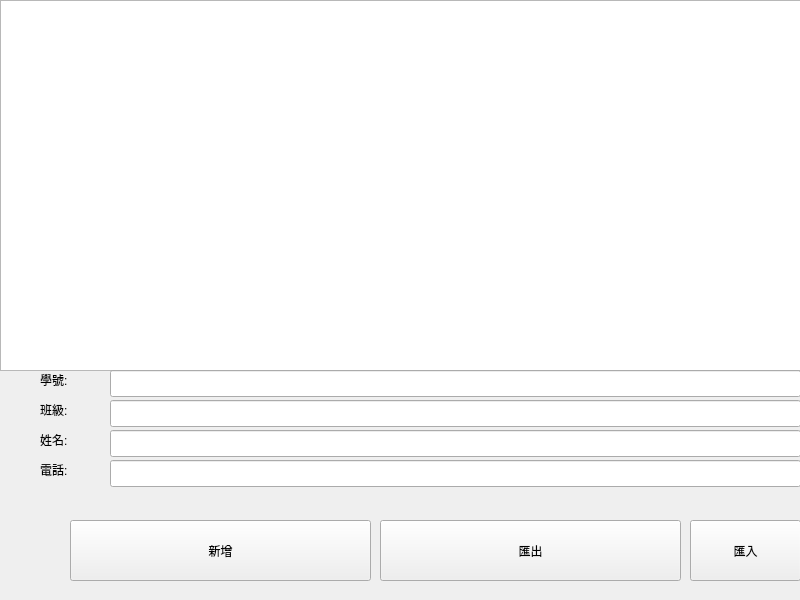
<?xml version="1.0" encoding="UTF-8"?>
<ui version="4.0">
 <class>MyWidget</class>
 <widget class="QWidget" name="MyWidget">
  <property name="geometry">
   <rect>
    <x>0</x>
    <y>0</y>
    <width>800</width>
    <height>600</height>
   </rect>
  </property>
  <property name="windowTitle">
   <string>MyWidget</string>
  </property>
  <widget class="QTableWidget" name="tableWidget">
   <property name="geometry">
    <rect>
     <x>0</x>
     <y>0</y>
     <width>801</width>
     <height>371</height>
    </rect>
   </property>
  </widget>
  <widget class="QLineEdit" name="lineEdit">
   <property name="geometry">
    <rect>
     <x>110</x>
     <y>370</y>
     <width>691</width>
     <height>27</height>
    </rect>
   </property>
  </widget>
  <widget class="QLabel" name="label">
   <property name="geometry">
    <rect>
     <x>40</x>
     <y>370</y>
     <width>63</width>
     <height>19</height>
    </rect>
   </property>
   <property name="text">
    <string>學號:</string>
   </property>
  </widget>
  <widget class="QLabel" name="label_2">
   <property name="geometry">
    <rect>
     <x>40</x>
     <y>400</y>
     <width>63</width>
     <height>19</height>
    </rect>
   </property>
   <property name="text">
    <string>班級:</string>
   </property>
  </widget>
  <widget class="QLabel" name="label_3">
   <property name="geometry">
    <rect>
     <x>40</x>
     <y>430</y>
     <width>63</width>
     <height>19</height>
    </rect>
   </property>
   <property name="text">
    <string>姓名:</string>
   </property>
  </widget>
  <widget class="QLabel" name="label_4">
   <property name="geometry">
    <rect>
     <x>40</x>
     <y>460</y>
     <width>63</width>
     <height>19</height>
    </rect>
   </property>
   <property name="text">
    <string>電話:</string>
   </property>
  </widget>
  <widget class="QPushButton" name="pushButton">
   <property name="geometry">
    <rect>
     <x>70</x>
     <y>520</y>
     <width>301</width>
     <height>61</height>
    </rect>
   </property>
   <property name="text">
    <string>新增</string>
   </property>
  </widget>
  <widget class="QPushButton" name="pushButton_2">
   <property name="geometry">
    <rect>
     <x>380</x>
     <y>520</y>
     <width>301</width>
     <height>61</height>
    </rect>
   </property>
   <property name="text">
    <string>匯出</string>
   </property>
  </widget>
  <widget class="QLineEdit" name="lineEdit_2">
   <property name="geometry">
    <rect>
     <x>110</x>
     <y>400</y>
     <width>691</width>
     <height>27</height>
    </rect>
   </property>
  </widget>
  <widget class="QLineEdit" name="lineEdit_3">
   <property name="geometry">
    <rect>
     <x>110</x>
     <y>430</y>
     <width>691</width>
     <height>27</height>
    </rect>
   </property>
  </widget>
  <widget class="QLineEdit" name="lineEdit_4">
   <property name="geometry">
    <rect>
     <x>110</x>
     <y>460</y>
     <width>691</width>
     <height>27</height>
    </rect>
   </property>
  </widget>
  <widget class="QPushButton" name="pushButton_3">
   <property name="geometry">
    <rect>
     <x>690</x>
     <y>520</y>
     <width>111</width>
     <height>61</height>
    </rect>
   </property>
   <property name="text">
    <string>匯入</string>
   </property>
  </widget>
 </widget>
 <resources/>
 <connections/>
</ui>
